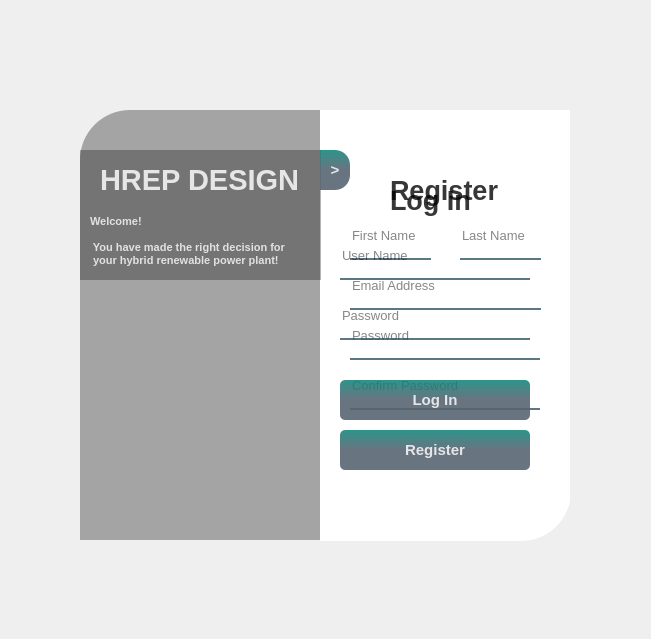
<?xml version="1.0" encoding="UTF-8"?>
<ui version="4.0">
 <class>Form</class>
 <widget class="QWidget" name="Form">
  <property name="geometry">
   <rect>
    <x>0</x>
    <y>0</y>
    <width>651</width>
    <height>639</height>
   </rect>
  </property>
  <property name="windowTitle">
   <string>Form</string>
  </property>
  <property name="styleSheet">
   <string notr="true">QPushButton#pushButton{
	background-color: qlineargradient(spread:pad,x1:0,y2:0.477,stop:0 rgba(11, 131, 120, 219), stop:1 rgba(85, 98, 112, 226));
    color:rgba(255,255,255,210);
    border-radius:5px;
}

QPushButton#pushButton:hover{
	background-color: qlineargradient(spread:pad,x1:0,y2:0.477,stop:0 rgba(150, 123, 111, 219), stop:1 rgba(85, 81, 84, 226));
}

QPushButton#pushButton_3:pressed{
  padding-left:5px;
  padding-top:5px;
  background-color:rgba(150,123,111,255)
}

QPushButton#pushButton_3{
	background-color: qlineargradient(spread:pad,x1:0,y2:0.477,stop:0 rgba(11, 131, 120, 219), stop:1 rgba(85, 98, 112, 226));
    color:rgba(255,255,255,210);
    border-radius:5px;
}

QPushButton#pushButton_3:hover{
	background-color: qlineargradient(spread:pad,x1:0,y2:0.477,stop:0 rgba(150, 123, 111, 219), stop:1 rgba(85, 81, 84, 226));
}

QPushButton#pushButton_3:pressed{
  padding-left:5px;
  padding-top:5px;
  background-color:rgba(150,123,111,255)
}

QPushButton#pushButton_4{
	background-color: qlineargradient(spread:pad,x1:0,y2:0.477,stop:0 rgba(11, 131, 120, 219), stop:1 rgba(85, 98, 112, 226));
    color:rgba(255,255,255,210);
    border-radius:5px;
}

QPushButton#pushButton_4:hover{
	background-color: qlineargradient(spread:pad,x1:0,y2:0.477,stop:0 rgba(150, 123, 111, 219), stop:1 rgba(85, 81, 84, 226));
}

QPushButton#pushButton_4:pressed{
  padding-left:5px;
  padding-top:5px;
  background-color:rgba(150,123,111,255)
}

</string>
  </property>
  <widget class="QWidget" name="widget" native="true">
   <property name="geometry">
    <rect>
     <x>70</x>
     <y>90</y>
     <width>500</width>
     <height>481</height>
    </rect>
   </property>
   <widget class="QLabel" name="label">
    <property name="geometry">
     <rect>
      <x>10</x>
      <y>20</y>
      <width>250</width>
      <height>430</height>
     </rect>
    </property>
    <property name="styleSheet">
     <string notr="true">border-image: url(:/resim/hibrit-enerji-mevzuat-1200x1200.jpg);
border-top-left-radius: 50px;</string>
    </property>
    <property name="text">
     <string/>
    </property>
   </widget>
   <widget class="QLabel" name="label_2">
    <property name="geometry">
     <rect>
      <x>10</x>
      <y>20</y>
      <width>250</width>
      <height>430</height>
     </rect>
    </property>
    <property name="styleSheet">
     <string notr="true">background-color:rgba(0,0,0,80);
border-top-left-radius: 50px;</string>
    </property>
    <property name="text">
     <string/>
    </property>
   </widget>
   <widget class="QLabel" name="label_3">
    <property name="geometry">
     <rect>
      <x>250</x>
      <y>20</y>
      <width>251</width>
      <height>431</height>
     </rect>
    </property>
    <property name="styleSheet">
     <string notr="true">background-color: rgb(255, 255, 255);
border-bottom-right-radius:50px;</string>
    </property>
    <property name="text">
     <string/>
    </property>
   </widget>
   <widget class="QLabel" name="label_6">
    <property name="geometry">
     <rect>
      <x>10</x>
      <y>60</y>
      <width>241</width>
      <height>130</height>
     </rect>
    </property>
    <property name="styleSheet">
     <string notr="true">background-color:rgba(0,0,0,75);</string>
    </property>
    <property name="text">
     <string/>
    </property>
   </widget>
   <widget class="QLabel" name="label_7">
    <property name="geometry">
     <rect>
      <x>30</x>
      <y>70</y>
      <width>231</width>
      <height>40</height>
     </rect>
    </property>
    <property name="font">
     <font>
      <pointsize>22</pointsize>
      <weight>75</weight>
      <bold>true</bold>
     </font>
    </property>
    <property name="styleSheet">
     <string notr="true">color:rgba(255,255,255,210);</string>
    </property>
    <property name="text">
     <string>HREP DESIGN</string>
    </property>
   </widget>
   <widget class="QLabel" name="label_8">
    <property name="geometry">
     <rect>
      <x>20</x>
      <y>120</y>
      <width>220</width>
      <height>61</height>
     </rect>
    </property>
    <property name="font">
     <font>
      <pointsize>8</pointsize>
      <weight>75</weight>
      <bold>true</bold>
     </font>
    </property>
    <property name="styleSheet">
     <string notr="true">color:rgba(255,255,255,200);</string>
    </property>
    <property name="text">
     <string>Welcome!

 You have made the right decision for
 your hybrid renewable power plant!</string>
    </property>
   </widget>
   <widget class="QWidget" name="widget_2" native="true">
    <property name="geometry">
     <rect>
      <x>260</x>
      <y>40</y>
      <width>211</width>
      <height>361</height>
     </rect>
    </property>
    <widget class="QLabel" name="register_2">
     <property name="geometry">
      <rect>
       <x>60</x>
       <y>40</y>
       <width>121</width>
       <height>40</height>
      </rect>
     </property>
     <property name="font">
      <font>
       <pointsize>20</pointsize>
       <weight>75</weight>
       <bold>true</bold>
      </font>
     </property>
     <property name="styleSheet">
      <string notr="true">color:rgba(0,0,0,200);</string>
     </property>
     <property name="text">
      <string>Register</string>
     </property>
    </widget>
    <widget class="QLineEdit" name="lineEdit_firstname">
     <property name="geometry">
      <rect>
       <x>20</x>
       <y>90</y>
       <width>81</width>
       <height>40</height>
      </rect>
     </property>
     <property name="font">
      <font>
       <pointsize>10</pointsize>
      </font>
     </property>
     <property name="styleSheet">
      <string notr="true">background-color:rgba(0,0,0,0);
border:none;
border-bottom:2px solid rgba(46,82,101,200);
color:rgba(0,0,0,240);
padding-bottom:7px;</string>
     </property>
     <property name="text">
      <string/>
     </property>
     <property name="placeholderText">
      <string>First Name</string>
     </property>
    </widget>
    <widget class="QLineEdit" name="lineEdit_lastname">
     <property name="geometry">
      <rect>
       <x>130</x>
       <y>90</y>
       <width>81</width>
       <height>40</height>
      </rect>
     </property>
     <property name="font">
      <font>
       <pointsize>10</pointsize>
      </font>
     </property>
     <property name="styleSheet">
      <string notr="true">background-color:rgba(0,0,0,0);
border:none;
border-bottom:2px solid rgba(46,82,101,200);
color:rgba(0,0,0,240);
padding-bottom:7px;</string>
     </property>
     <property name="text">
      <string/>
     </property>
     <property name="placeholderText">
      <string>Last Name</string>
     </property>
    </widget>
    <widget class="QLineEdit" name="lineEdit_email">
     <property name="geometry">
      <rect>
       <x>20</x>
       <y>140</y>
       <width>191</width>
       <height>40</height>
      </rect>
     </property>
     <property name="font">
      <font>
       <pointsize>10</pointsize>
      </font>
     </property>
     <property name="styleSheet">
      <string notr="true">background-color:rgba(0,0,0,0);
border:none;
border-bottom:2px solid rgba(46,82,101,200);
color:rgba(0,0,0,240);
padding-bottom:7px;</string>
     </property>
     <property name="text">
      <string/>
     </property>
     <property name="placeholderText">
      <string>Email Address</string>
     </property>
    </widget>
    <widget class="QLineEdit" name="lineEdit_sifre_3">
     <property name="geometry">
      <rect>
       <x>20</x>
       <y>190</y>
       <width>190</width>
       <height>40</height>
      </rect>
     </property>
     <property name="font">
      <font>
       <pointsize>10</pointsize>
      </font>
     </property>
     <property name="styleSheet">
      <string notr="true">background-color:rgba(0,0,0,0);
border:none;
border-bottom:2px solid rgba(46,82,101,200);
color:rgba(0,0,0,240);
padding-bottom:7px;</string>
     </property>
     <property name="text">
      <string/>
     </property>
     <property name="echoMode">
      <enum>QLineEdit::Password</enum>
     </property>
     <property name="placeholderText">
      <string>Password</string>
     </property>
    </widget>
    <widget class="QLineEdit" name="lineEdit_sifre_confirm">
     <property name="geometry">
      <rect>
       <x>20</x>
       <y>240</y>
       <width>190</width>
       <height>40</height>
      </rect>
     </property>
     <property name="font">
      <font>
       <pointsize>10</pointsize>
      </font>
     </property>
     <property name="styleSheet">
      <string notr="true">background-color:rgba(0,0,0,0);
border:none;
border-bottom:2px solid rgba(46,82,101,200);
color:rgba(0,0,0,240);
padding-bottom:7px;</string>
     </property>
     <property name="text">
      <string/>
     </property>
     <property name="echoMode">
      <enum>QLineEdit::Password</enum>
     </property>
     <property name="placeholderText">
      <string>Confirm Password</string>
     </property>
    </widget>
    <widget class="QPushButton" name="pushButton_3">
     <property name="geometry">
      <rect>
       <x>10</x>
       <y>300</y>
       <width>190</width>
       <height>40</height>
      </rect>
     </property>
     <property name="font">
      <font>
       <pointsize>11</pointsize>
       <weight>75</weight>
       <bold>true</bold>
      </font>
     </property>
     <property name="text">
      <string>Register</string>
     </property>
    </widget>
   </widget>
   <widget class="QPushButton" name="pushButton_4">
    <property name="geometry">
     <rect>
      <x>250</x>
      <y>60</y>
      <width>30</width>
      <height>40</height>
     </rect>
    </property>
    <property name="font">
     <font>
      <pointsize>11</pointsize>
      <weight>75</weight>
      <bold>true</bold>
     </font>
    </property>
    <property name="styleSheet">
     <string notr="true">border-radius:0px;
border-top-right-radius:15px;
border-bottom-right-radius:15px;</string>
    </property>
    <property name="text">
     <string>&gt;</string>
    </property>
    <property name="checkable">
     <bool>true</bool>
    </property>
   </widget>
   <widget class="QWidget" name="widget_3" native="true">
    <property name="geometry">
     <rect>
      <x>250</x>
      <y>50</y>
      <width>231</width>
      <height>291</height>
     </rect>
    </property>
    <widget class="QLabel" name="label_4">
     <property name="geometry">
      <rect>
       <x>70</x>
       <y>40</y>
       <width>100</width>
       <height>40</height>
      </rect>
     </property>
     <property name="font">
      <font>
       <pointsize>20</pointsize>
       <weight>75</weight>
       <bold>true</bold>
      </font>
     </property>
     <property name="styleSheet">
      <string notr="true">color:rgba(0,0,0,200);</string>
     </property>
     <property name="text">
      <string>Log In</string>
     </property>
    </widget>
    <widget class="QLineEdit" name="lineEdit_kullaniciadi">
     <property name="geometry">
      <rect>
       <x>20</x>
       <y>100</y>
       <width>190</width>
       <height>40</height>
      </rect>
     </property>
     <property name="font">
      <font>
       <pointsize>10</pointsize>
      </font>
     </property>
     <property name="styleSheet">
      <string notr="true">background-color:rgba(0,0,0,0);
border:none;
border-bottom:2px solid rgba(46,82,101,200);
color:rgba(0,0,0,240);
padding-bottom:7px;</string>
     </property>
     <property name="placeholderText">
      <string>User Name</string>
     </property>
    </widget>
    <widget class="QLineEdit" name="lineEdit_sifre">
     <property name="geometry">
      <rect>
       <x>20</x>
       <y>160</y>
       <width>190</width>
       <height>40</height>
      </rect>
     </property>
     <property name="font">
      <font>
       <pointsize>10</pointsize>
      </font>
     </property>
     <property name="styleSheet">
      <string notr="true">background-color:rgba(0,0,0,0);
border:none;
border-bottom:2px solid rgba(46,82,101,200);
color:rgba(0,0,0,240);
padding-bottom:7px;</string>
     </property>
     <property name="echoMode">
      <enum>QLineEdit::Password</enum>
     </property>
     <property name="placeholderText">
      <string>Password</string>
     </property>
    </widget>
    <widget class="QPushButton" name="pushButton">
     <property name="geometry">
      <rect>
       <x>20</x>
       <y>240</y>
       <width>190</width>
       <height>40</height>
      </rect>
     </property>
     <property name="font">
      <font>
       <pointsize>11</pointsize>
       <weight>75</weight>
       <bold>true</bold>
      </font>
     </property>
     <property name="text">
      <string>Log In</string>
     </property>
    </widget>
    <widget class="QLabel" name="label_5">
     <property name="geometry">
      <rect>
       <x>30</x>
       <y>300</y>
       <width>181</width>
       <height>20</height>
      </rect>
     </property>
     <property name="styleSheet">
      <string notr="true">color:rgba(0,0,0,210);</string>
     </property>
     <property name="text">
      <string>Forgot your User Name or password?</string>
     </property>
    </widget>
   </widget>
  </widget>
 </widget>
 <resources>
  <include location="../qt/resimler.qrc"/>
 </resources>
 <connections/>
</ui>
